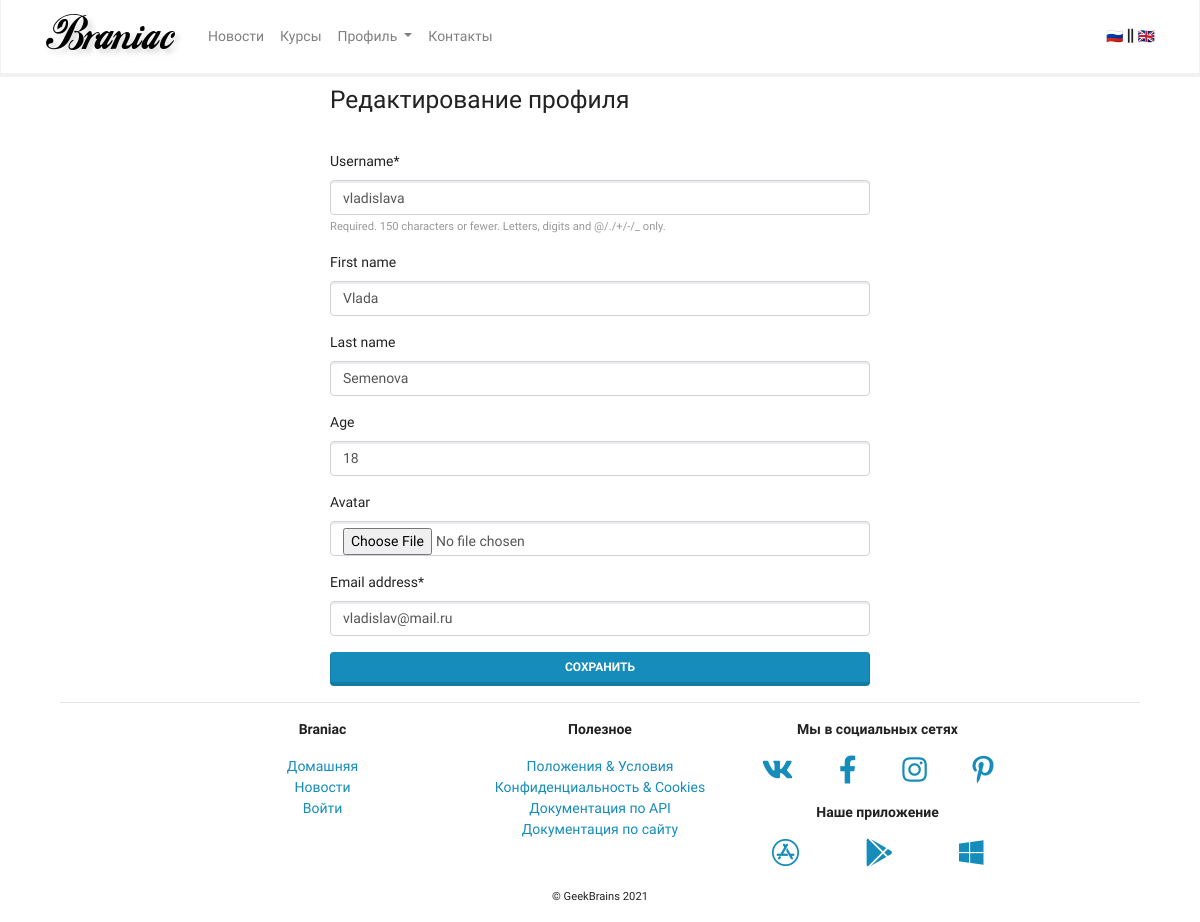
/update/ (signed in), run on the app's committed database.
### authapp/models.py (models this page shows, shortened)
class User(AbstractUser):
    avatar = models.ImageField(upload_to='images/users', blank=True, null=True, verbose_name='avatar')
    age = models.PositiveSmallIntegerField(null=True, blank=True, verbose_name='Возраст')
    deleted = models.BooleanField(default=False)

### authapp/views.py (the view, shortened to what this page needs)
# urls.py: path('update/', update, name='update')
def update(request):
    form = UserUpdateForm(instance=request.user)
    context = {
        'form': form
    }
    return render(request, 'authapp/profile_edit.html', context)

### authapp/forms.py
class UserUpdateForm(UserChangeForm):
    class Meta:
        model = User
        fields = ('username', 'first_name', 'last_name', 'age', 'avatar', 'email')
        widgets = {
            'username': forms.TextInput(attrs={
                'placeholder': 'Логин',
                'class': 'textinput textInput form-control'
            }),
            'first_name': forms.TextInput(attrs={
                'placeholder': 'Имя',
                'class': 'textinput textInput form-control'
            }),
            'last_name': forms.TextInput(attrs={
                'placeholder': 'Фамилия',
                'class': 'textinput textInput form-control'
            }),
            'age': forms.NumberInput(attrs={
                'placeholder': 'Возраст',
                'class': 'textinput textInput form-control'
            }),
            'avatar': forms.FileInput(attrs={
                'placeholder': 'Аватар',
                'class': 'textinput textInput form-control'
            }),
            'email': forms.EmailInput(attrs={
                'placeholder': 'Почта',
                'class': 'textinput textInput form-control'
            })
        }

### authapp/templates/authapp/profile_edit.html (shortened to what this page needs)
{% extends 'mainapp/base.html' %}
{% block content %}
<div class="row justify-content-center my-2">
  <div class="col-lg-6">
    <h3>Редактирование профиля</h3>
    <div class="row justify-content-center">
      <div class="col-sm-7 col-md-5 col-lg-4">
      </div>
    </div>
    <form method="post" class="mt-2" enctype="multipart/form-data">
      <div id="div_id_username" class="form-group"> <label for="id_username"
          class=" requiredField">
          Username<span class="asteriskField">*</span> </label>
        <div class=""> {{ form.username }} <small id="hint_id_username"
            class="form-text text-muted">Required. 150 characters or fewer.
            Letters, digits and @/./+/-/_ only.</small> </div>
      </div>
      <div id="div_id_first_name" class="form-group"> <label for="id_first_name"
          class="">
          First name
        </label>
        <div class=""> {{ form.first_name }} </div>
      </div>
      <div id="div_id_last_name" class="form-group"> <label for="id_last_name"
          class="">
          Last name
        </label>
        <div class=""> {{ form.last_name }} </div>
      </div>
      <div id="div_id_age" class="form-group"> <label for="id_age" class="">
          Age
        </label>
        <div class=""> {{ form.age }}
        </div>
      </div>
      <div id="div_id_avatar" class="form-group"> <label for="id_avatar"
          class="">
          Avatar
        </label>
        <div class=""> {{ form.avatar }} </div>
      </div>
      <div id="div_id_email" class="form-group"> <label for="id_email"
          class=" requiredField">
          Email address<span class="asteriskField">*</span> </label>
        <div class=""> {{ form.email }}
        </div>
      </div>
      <button type="submit"
        class="btn btn-primary btn-block">Сохранить</button>
    </form>
  </div>
</div>
{% endblock content %}

### data on the page
User: username "vladislava", first_name "Vlada", last_name "Semenova", age "18", email "vladislav@mail.ru"
